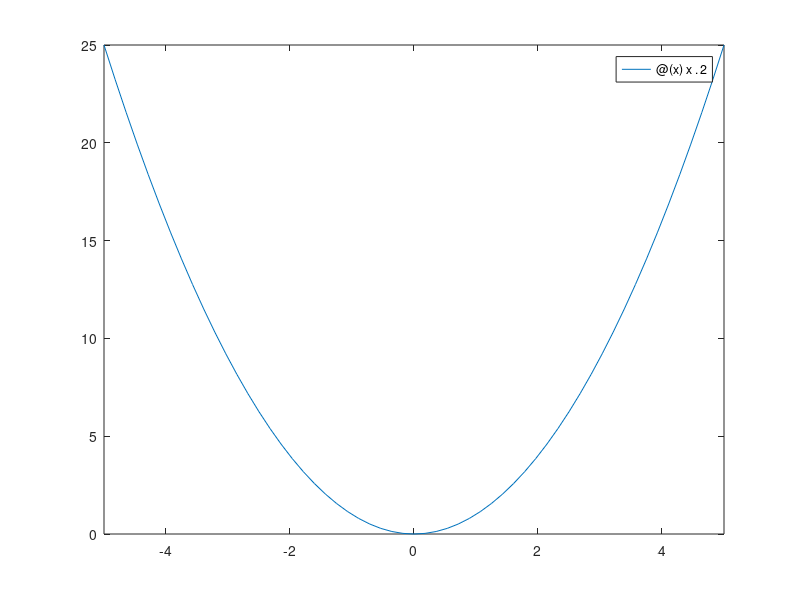

Here is the MATLAB script that generated this plot:
% Was tut der Befehl „fplot” und wie können Sie ihn verwenden?
%   wird verwendet um Funktion in bestimmtem Bereich zu plotten
%   Eingaben: Fuinkion f und Interval a bis b ([a, b])

f = @(x) x.^2;
fplot(f, [-5,5]);

% Was ist der Unterschied in der Ausgabe bei Matlab zwischen einer Zeile die mit einem Semikolon
% abgeschlossen wird und einer die ohne Semikolon abgeschlossen wird?
%   das Semikolon unterdrückt die Ausgabe eines Ausdrucks auf der Konsole, wird eine Zeile
%   ohne Semikolon beendet, so wird der Ausdruck von z.B. Wert einer Variable auf
%   der Konsole ausgegeben

x1 = 10;
x2 = 5

% Erstellen Sie einen Vektor ’a’ von -12 bis 12 in 4-er Schritten

a = [-12: 4: 12]; % -12 Startwert, 12 Endwert, 4 Schrittweite
disp("Das Ergebnis von a ist: ");
disp(a);

% Dividieren Sie jeden dritten Wert von ’a’ durch 4, ohne die restlichen Werte zu ändern oder zu
% entfernen

disp("Das Ergebnis von a/3 ist: ");
disp(a./3); % a./3 heißt jedes Element wird einzeln durch 3 geteilt, a/3 wäre Matrixdivision wenn a quadratisch

% Erstellen Sie einen Vektor ’b’ von -3 bis 3 in 1-er Schritten

b = [-3:3]; % -3 Startwert, 3 Endwert, Schrittweite 1 (automatisch)
disp("Das Ergebnis von b ist: ");
disp(b);

% Berechnen Sie das Skalarprodukt („dot product”) der beiden Vektoren, z.B. in eine Variable ’c’

c = dot(a,b);
disp("Das Skalarprodukt beträgt: ");
disp(c);

% Berechnen Sie die Werte des Sinus der Werte von ’a’, z.B. in einer Variable ’d’

sinusWerte = sin(a);
disp("Die Sinuswerte von a lauten: ");
disp(sinusWerte);

% Geben Sie die Anzahl der Elemente des Vektors ’b’ aus

lengthB = length(b);
disp("Die länge des Vektor b beträgt: ");
disp(lengthB);

% Transponieren Sie den Vektor ’a’ und speichern Sie den neuen Vektor z.B. in einer Variable ’t

t = transpose(a); % alternativ auch a'
disp("Die transopnierte Matrix a lauetet: ");
disp(t);

% Speichern Sie die Variablen ’t’ und ’b’ in eine .mat-Datei

save("variablenFuerSkalarprodukt.mat", 'b', 't'); % speichert b und t in variablenFuerSkalarprodukt.mat (neue Datei)

% Löschen Sie die zuvor gespeicherten Variablen aus dem Workspace

clear; % cleart den gesamten Workspace, alternativ alle Variablen einzeln löschen (z.B. clear a;)